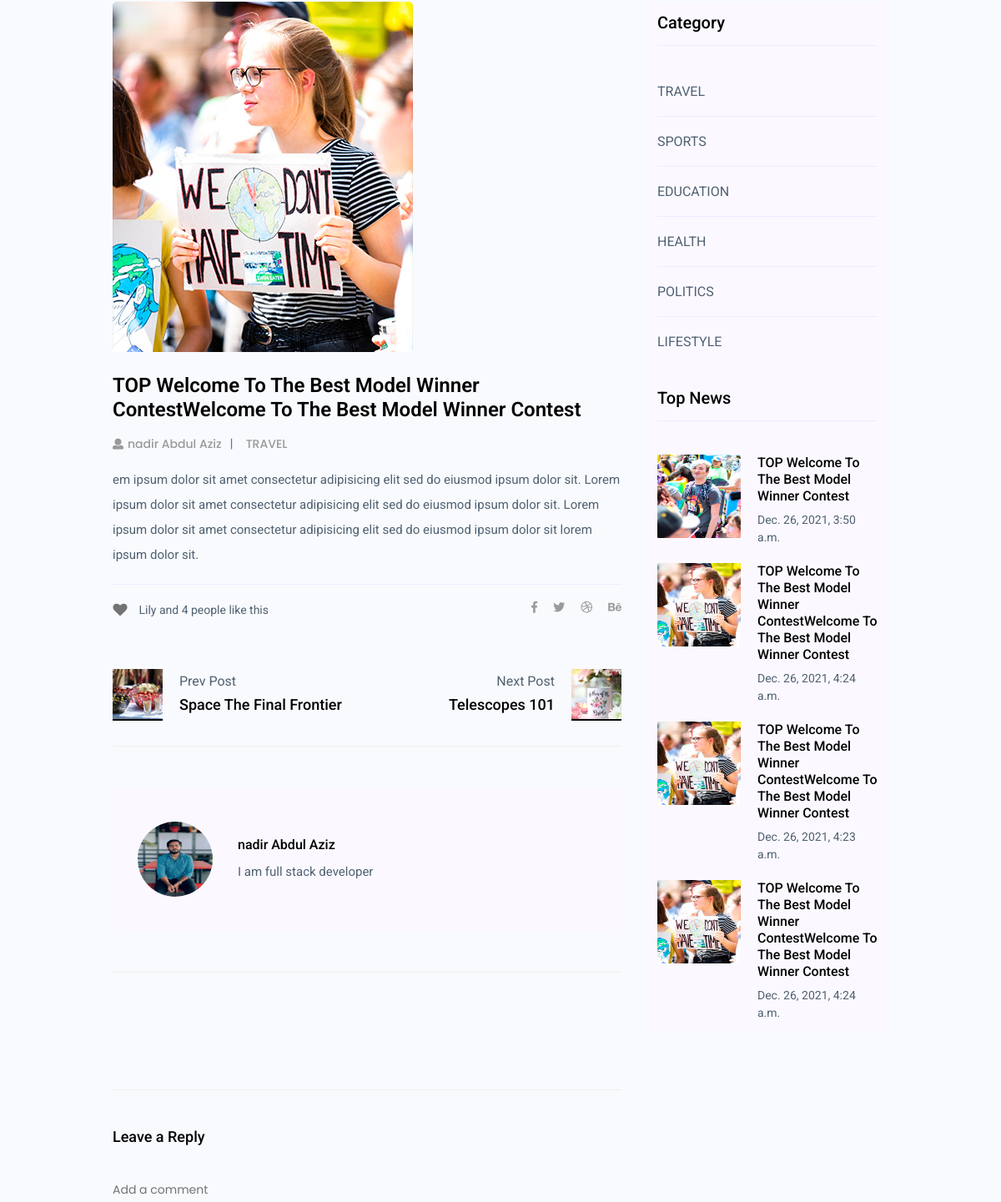
Before: /single-news/727ad691-712a-4f5d-86f6-ed19621a914f/ (middle part) with the older database file.
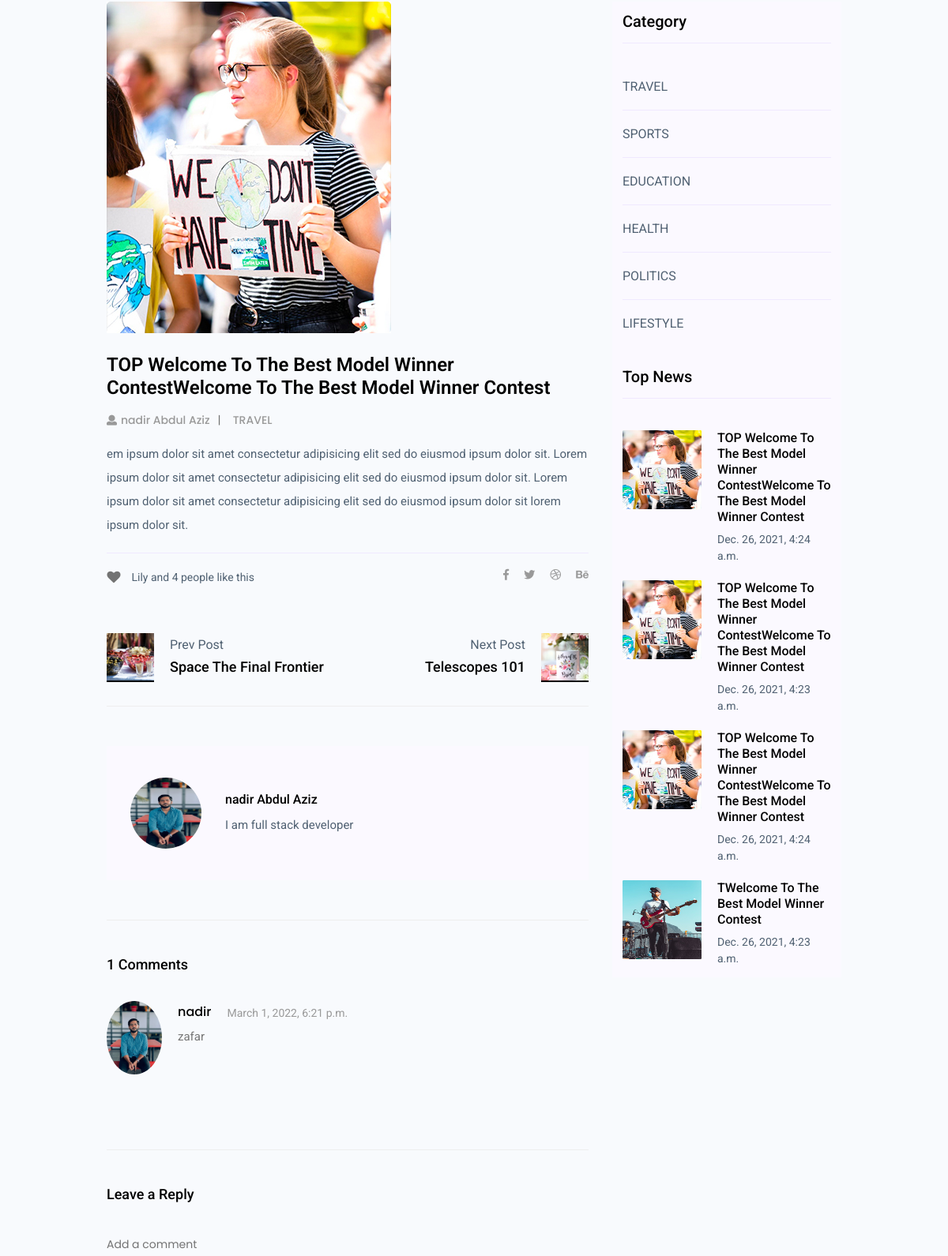
After: the same page with the newer database file.
### news/models.py (models this page shows, shortened)
class Category(models.Model):
    id = models.UUIDField(default=uuid.uuid4, unique=True,
                          primary_key=True, editable=False)
    name = models.CharField(max_length=200)
    def __str__(self):
        return str(self.name)

class TopNews(models.Model):
    id = models.UUIDField(default=uuid.uuid4, unique=True,
                          primary_key=True, editable=False)
    top = models.ForeignKey(News, on_delete=models.CASCADE, null=True)

class News(models.Model):
    owner = models.ForeignKey(
        Profile, null=True, blank=True, on_delete=models.CASCADE)
    title = models.CharField(max_length=200, null=True, blank=True)
    category = models.ForeignKey(Category, on_delete=models.CASCADE, null=True)
    description = models.TextField(null=True, blank=True)
    featured_image = models.ImageField(
        default='images/cat.jpg', null=True, blank=True
    )
    image_link = models.CharField(max_length=1000, null=True, blank=True)
    created = models.DateTimeField(auto_now_add=True)
    id = models.UUIDField(default=uuid.uuid4, unique=True,
                          primary_key=True, editable=False)

class Review(models.Model):
    owner = models.ForeignKey(Profile, on_delete=models.CASCADE, null=True)
    news = models.ForeignKey(News, on_delete=models.CASCADE, null=True)
    body = models.TextField(null=True, blank=True)
    created = models.DateTimeField(auto_now_add=True)
    id = models.UUIDField(default=uuid.uuid4, unique=True,
                          primary_key=True, editable=False)
    class Meta:
        unique_together = [['owner', 'news']]

### user/models.py (models this page shows, shortened)
class Profile(models.Model):
    user = models.OneToOneField(User, on_delete=models.CASCADE, null=True, blank=True)
    name = models.CharField(max_length=200, blank=True, null=True)
    username = models.CharField(max_length=200, blank=True, null=True)
    email = models.CharField(max_length=500, blank=True, null=True)
    short_intro = models.CharField(max_length=500, blank=True, null=True)
    location = models.CharField(max_length=500, blank=True, null=True)
    profile_image = models.ImageField(default='profile/user-default.png', upload_to='profile/', null=True, blank=True)
    interest_category = models.ManyToManyField('Interest', blank=True, related_name='interest')
    created = models.DateTimeField(auto_now_add=True)
    id = models.UUIDField(default=uuid.uuid4, unique=True,
                          primary_key=True, editable=False)
    def __str__(self):
        return str(self.username)

### news/views.py (the view, shortened to what this page needs)
# urls.py: path('single-news/<str:pk>/', views.singleNews, name='single-news'),
def singleNews(request, pk):
    categories = Category.objects.all()
    top = TopNews.objects.all()
    news = News.objects.get(id=pk)
    form = ReviewForm()
    context = {
        'news': news,
        'categories': categories,
        'topNews': top,
        'form': form
    }
    return render(request, 'news/single-news.html', context=context)

### news/templates/news/single-news.html (shortened to what the changed rows need)
{% extends 'main.html' %}
{% load static %}
{% block content %}
<section class="blog_area single-post-area section-padding">
    <div class="container">
        <div class="row">
            <div class="col-lg-8 posts-list">
                <div class="single-post">
                    <div class="feature-img">
                        <img alt="" class="img-fluid" src="{{news.featured_image.url}}">
                    </div>
                    <div class="blog_details">
                        <h2>{{news.title}}</h2>
                        <ul class="blog-info-link mt-3 mb-4">
                            <li><a href="#"><i class="fa fa-user"></i>{{news.owner}}</a></li>
                            <li><a href="#">{{news.category}}</a></li>
                        </ul>
                        <p class="excert">
                            {{news.description}}
                        </p>
                    </div>
                </div>
                <div class="navigation-top">
                    <div class="d-sm-flex justify-content-between text-center">
                    </div>
                    <div class="navigation-area">
                    </div>
                </div>
                <div class="blog-author">
                    <div class="media align-items-center">
                        <img alt="" src="{{news.owner.profile_image.url}}">
                        <div class="media-body">
                            <a href="#">
                                <h4>{{news.owner}}</h4>
                            </a>
                            <p>{{news.owner.short_intro}}</p>
                        </div>
                    </div>
                </div>
                <div class="comments-area">
                    {% for review in news.review_set.all %}
                    <h4>{{news.review_set.all | length}} Comments</h4>
                    <div class="comment-list">
                        <div class="single-comment justify-content-between d-flex">
                            <div class="user justify-content-between d-flex">
                                <div class="thumb">
                                    <img alt="" src="{{review.owner.profile_image.url}}">
                                </div>
                                <div class="desc">
                                    <div class="d-flex justify-content-between">
                                        <div class="d-flex align-items-center">
                                            <h5>
                                                <a href="#">{{review.owner.name}}</a>
                                            </h5>
                                            <p class="date">{{review.created}}</p>
                                        </div>
                                    </div>
                                    <p class="comment">
                                        {{review.body | linebreaksbr}}
                                    </p>
                                </div>
                            </div>
                        </div>
                    </div>
                    {% endfor %}
                </div>
                <div class="comment-form">
                    <h4>Leave a Reply</h4>
                    <form action="{% url 'single-news' news.id %}" class="form-contact comment_form" id="commentForm"
                          method="post">
                        <div class="row">
                            <div class="col-12">
                                {% for field in form %}
                                <div class="form-group">
                                    <label for="formInput#textarea">{{field.label}}</label>
                                </div>
                                {% endfor %}
                            </div>
                        </div>
                    </form>
                </div>
            </div>
            <div class="col-lg-4">
                <div class="blog_right_sidebar">
                    <aside class="single_sidebar_widget post_category_widget">
                        <ul class="list cat-list">
                            {% for category in categories %}
                            <li>
                                <a class="d-flex" href="#">
                                    <p>{{category}}</p>
                                </a>
                            </li>
                            {% endfor %}
                        </ul>
                    </aside>
                    <aside class="single_sidebar_widget popular_post_widget">
                        {% for news in topNews %}
                        {% if forloop.counter < 5 %}
                        <div class="media post_item">
                            <img alt="post" height="100" src="{{news.top.featured_image.url}}" width="100">
                            <div class="media-body">
                                <a href="{% url 'single-news' news.top.id %}">
                                    <h3>{{news.top.title}}</h3>
                                </a>
                                <p>{{news.top.created}}</p>
                            </div>
                        </div>
                        {% endif %}
                        {% endfor %}
                    </aside>
                </div>
            </div>
        </div>
    </div>
</section>
{% endblock content %}

Changed rows visible on the page:
removed TopNews: top.featured_image (picture), top "TOP Welcome To The Best Model Winner Contest", top.created "Dec. 26, 2021, 3:50 a.m."
added Review: {{ news.review_set.all | length }} "1", owner.profile_image (picture), owner.name "nadir", created "March 1, 2022, 6:21 p.m.", body "zafar"
now on this page (row unchanged): TopNews: top.featured_image (picture), top "TWelcome To The Best Model Winner Contest", top.created "Dec. 26, 2021, 4:23 a.m."
